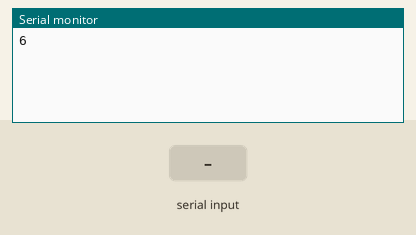
This sketch was run on a simulated Arduino Uno, built with avr-gcc and run on an emulated ATmega328P. Parts: the last lines printed to the serial monitor. Inputs (shaded band) come from the test bench.

Above: at 1.2 s.
1.3 s: "1\n" received over Serial
At 2.2 s:
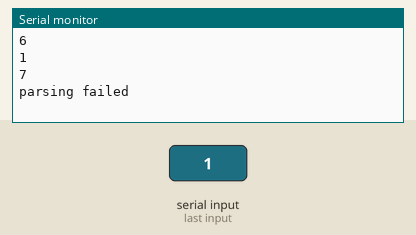
2.8 s: "0\n" received over Serial
At 3.3 s:
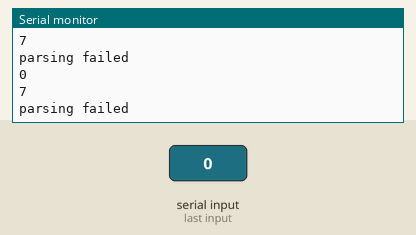
Timing chart, 0 to 5.8 s (numbered marks = the images above; inputs shaded):
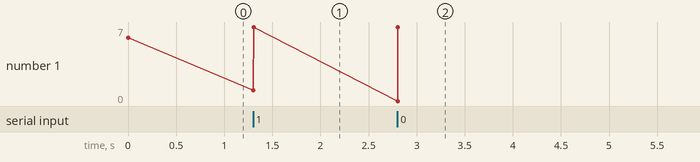

The sketch:

eeprom.ino
```cpp
#include <EEPROM.h>
#include <ArduinoJson.h>

char configBuffer[256];
const int configAddress = 0;
const int MAX_NUM_FANS = 10;
String incomingMsg = "";
StaticJsonBuffer<512> jsonBuffer;

struct GeneralConfig {
  int measuringInterval;
  int * fanPins;
  int numFans;
} cfg;

void setup() {
  Serial.begin(9600);
  EEPROM.get(configAddress, cfg);
  printConfig();
}

void loop() {
  while(Serial.available()) {
    char c = Serial.read();
    incomingMsg += c;
    if (c == 10) {
      Serial.println(incomingMsg);
      Serial.println(sizeof(incomingMsg));
      parseJson(incomingMsg);
      incomingMsg = "";
    }
  }
}

void parseJson(String s) {
  JsonObject& root = jsonBuffer.parseObject(s);
  if (!root.success()) {
    Serial.println("parsing failed");
    return;
  }

  JsonArray& fansConfig = root["fans"];
  cfg.fanPins = new int[fansConfig.size()];
  cfg.numFans = fansConfig.size();
  for (int i = 0; i < cfg.numFans; ++i) {
    cfg.fanPins[i] = fansConfig[i];
  }
  printConfig();
  EEPROM.put(configAddress, cfg);
}

void printConfig() {
  for (int i = 0; i < cfg.numFans; ++i) {
    char str[50];
    sprintf(str, "fan %d: %d", i, cfg.fanPins[i]);
    Serial.println(str);
  }
  Serial.println(sizeof(cfg));
}
```

Measured:
- after the input at 1.3 s, the serial monitor: prints a new line at once (image 1)
- after the input at 2.8 s, the serial monitor: prints a new line at once (image 2)
- plotted number 1: 6 → 7 after the input at 1.3 s
